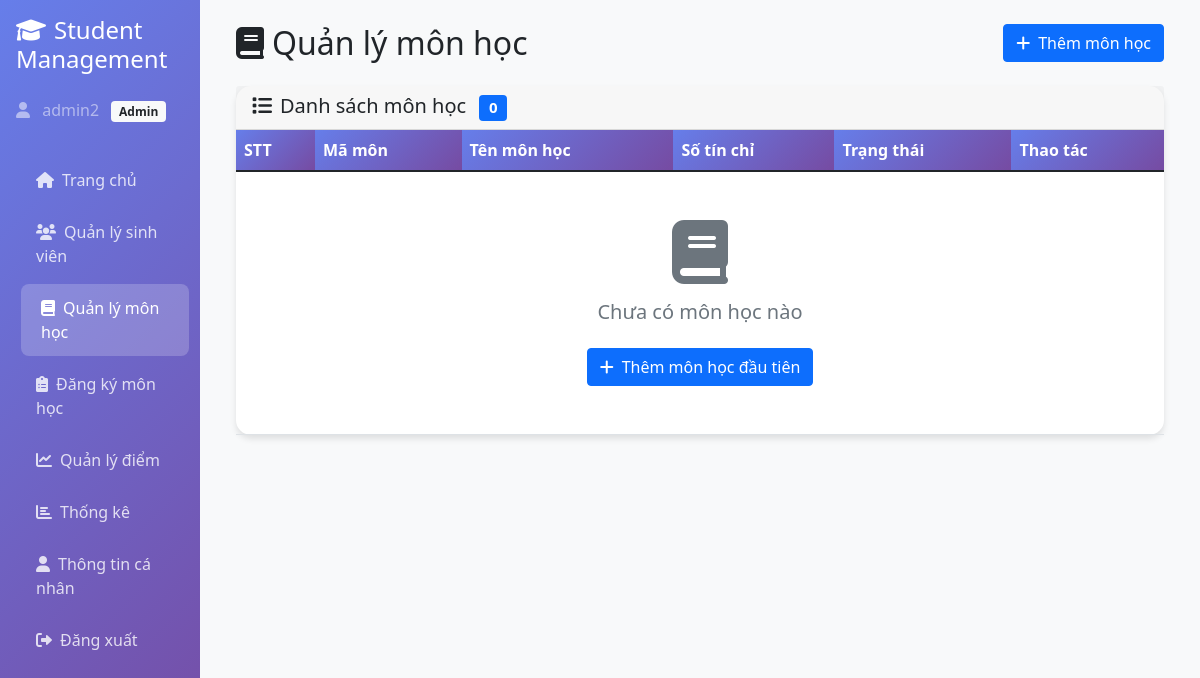
Page /subjects/list.php?error=not_found (signed in) on the earlier database version.
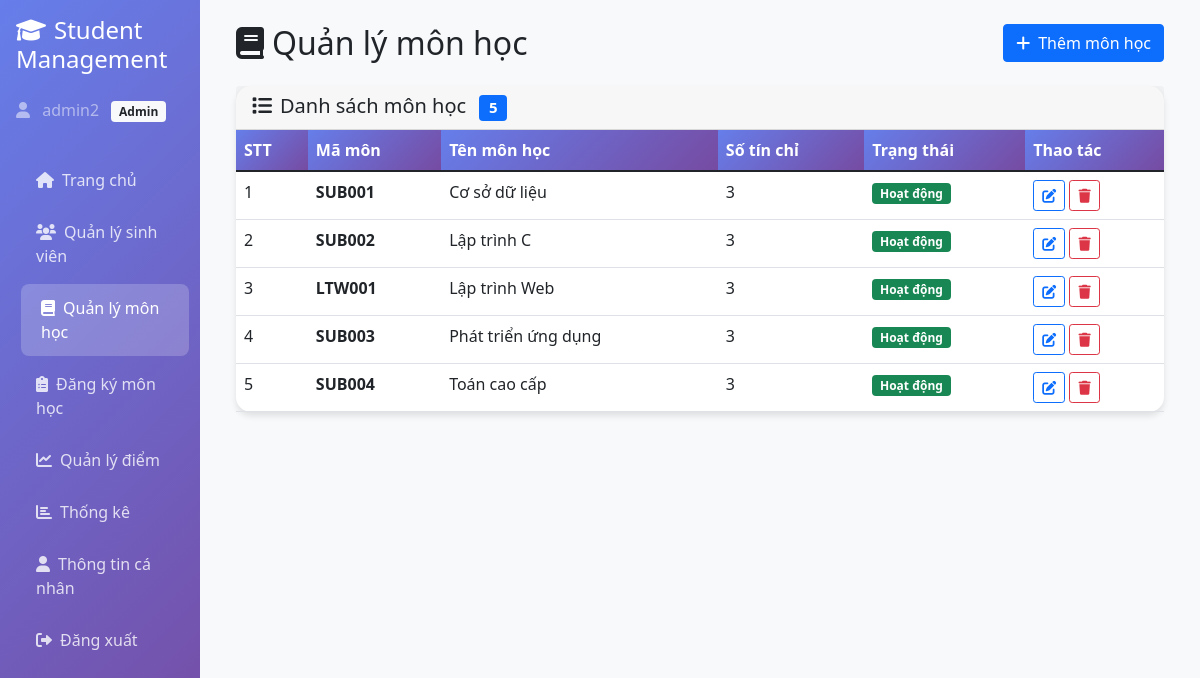
Same page on the later database version.
### tables this page shows
CREATE TABLE IF NOT EXISTS `subjects` (
  `id` int(11) NOT NULL AUTO_INCREMENT,
  `code` varchar(20) DEFAULT NULL COMMENT 'Mã môn học (ví dụ: MATH101)',
  `name` varchar(100) NOT NULL COMMENT 'Tên môn học',
  `credits` int(11) DEFAULT 3 COMMENT 'Số tín chỉ',
  `status` enum('active','inactive') DEFAULT 'active',
  `created_at` timestamp NOT NULL DEFAULT current_timestamp(),
  PRIMARY KEY (`id`),
  UNIQUE KEY `code` (`code`),
  KEY `idx_subjects_name` (`name`),
  KEY `idx_subjects_status` (`status`)
);

### utils.php (called while the page is built, shortened)
<?php
function isLoggedIn()
{
    return isset($_SESSION['user_id']);
}
function getRolePermissions($role)
{
    $permissions = [
        'student' => [
            PERMISSION_VIEW_STUDENTS,
            PERMISSION_VIEW_SCORES
        ],
        'teacher' => [
            PERMISSION_VIEW_STUDENTS,
            PERMISSION_ADD_STUDENTS,
            PERMISSION_EDIT_STUDENTS,
            PERMISSION_VIEW_SCORES,
            PERMISSION_ADD_SCORES,
            PERMISSION_EDIT_SCORES,
            PERMISSION_VIEW_STATISTICS,
            PERMISSION_EXPORT_DATA,
            PERMISSION_VIEW_SUBJECTS,
            PERMISSION_VIEW_ENROLLMENTS,
            PERMISSION_ADD_ENROLLMENTS
        ],
        'admin' => [
            PERMISSION_VIEW_STUDENTS,
            PERMISSION_ADD_STUDENTS,
            PERMISSION_EDIT_STUDENTS,
            PERMISSION_DELETE_STUDENTS,
            PERMISSION_VIEW_SCORES,
            PERMISSION_ADD_SCORES,
            PERMISSION_EDIT_SCORES,
            PERMISSION_DELETE_SCORES,
            PERMISSION_VIEW_STATISTICS,
            PERMISSION_EXPORT_DATA,
            PERMISSION_VIEW_SUBJECTS,
            PERMISSION_ADD_SUBJECTS,
            PERMISSION_EDIT_SUBJECTS,
            PERMISSION_DELETE_SUBJECTS,
            PERMISSION_VIEW_ENROLLMENTS,
            PERMISSION_ADD_ENROLLMENTS,
            PERMISSION_DELETE_ENROLLMENTS
        ],
        'superadmin' => [
            PERMISSION_VIEW_STUDENTS,
            PERMISSION_ADD_STUDENTS,
            PERMISSION_EDIT_STUDENTS,
            PERMISSION_DELETE_STUDENTS,
            PERMISSION_VIEW_SCORES,
            PERMISSION_ADD_SCORES,
            PERMISSION_EDIT_SCORES,
            PERMISSION_DELETE_SCORES,
            PERMISSION_VIEW_STATISTICS,
            PERMISSION_MANAGE_USERS,
            PERMISSION_EXPORT_DATA,
            PERMISSION_VIEW_SUBJECTS,
            PERMISSION_ADD_SUBJECTS,
            PERMISSION_EDIT_SUBJECTS,
            PERMISSION_DELETE_SUBJECTS,
            PERMISSION_VIEW_ENROLLMENTS,
            PERMISSION_ADD_ENROLLMENTS,
            PERMISSION_DELETE_ENROLLMENTS
        ]
    ];
    return $permissions[$role] ?? [];
}
function hasPermission($permission)
{
    $userRole = $_SESSION['role'];
    $userPermissions = getRolePermissions($userRole);
    return in_array($permission, $userPermissions);
}

### subjectController.php (called while the page is built, shortened)
<?php
require_once 'config/db.php';
require_once 'utils.php';
class SubjectController
{
    private $conn;
    public function __construct()
    {
        $database = new Database();
        $this->conn = $database->getConnection();
    }
    public function getAllSubjects($status = 'active')
    {
        $query = "SELECT * FROM subjects";
        $params = [];
        $query .= " ORDER BY name ASC";
        $stmt = $this->conn->prepare($query);
        $stmt->execute();
        return $stmt->fetchAll(PDO::FETCH_ASSOC);
    }
}

### config/db.php (called while the page is built, shortened)
<?php
class Database {
    private $host = 'localhost';
    private $db_name = 'student_management';
    private $username = 'root';
    private $password = '';
    public function getConnection() {
        $this->conn = null;
        try {
            $host = trim($this->host);
            $db_name = trim($this->db_name);
            $username = trim($this->username);
            $password = trim($this->password);
            $dsn = "mysql:host=" . $host . ";dbname=" . $db_name . ";charset=utf8mb4";
            $this->conn = new PDO($dsn, $username, $password);
            $this->conn->setAttribute(PDO::ATTR_ERRMODE, PDO::ERRMODE_EXCEPTION);
            $this->conn->setAttribute(PDO::ATTR_DEFAULT_FETCH_MODE, PDO::FETCH_ASSOC);
            $this->conn->exec("SET NAMES utf8mb4 COLLATE utf8mb4_unicode_ci");
        } catch(PDOException $exception) {
            $error_msg = "Lỗi kết nối CSDL: " . $exception->getMessage();
            if (strpos($exception->getMessage(), 'Access denied') !== false) {
                $error_msg .= "\n\n⚠️ LƯU Ý: Kiểm tra lại:\n";
                $error_msg .= "- Database name: '" . $this->db_name . "' (có thể có dấu cách thừa)\n";
                $error_msg .= "- Username: '" . $this->username . "'\n";
                $error_msg .= "- Host: '" . $this->host . "'\n";
                $error_msg .= "- Đảm bảo database đã được tạo trên hosting\n";
            }
            echo $error_msg;
        }
        return $this->conn;
    }
}
?>

### subjects/list.php (the view, shortened to what this page needs)
<?php
require_once '../utils.php';
require_once '../subjectController.php';
$hasPermission = hasPermission(PERMISSION_VIEW_SUBJECTS);
$subjectController = new SubjectController();
$subjects = $hasPermission ? $subjectController->getAllSubjects(null) : [];
?>
<!DOCTYPE html>
<html lang="vi">
<head>
    <link href="https://cdn.jsdelivr.net/npm/bootstrap@5.1.3/dist/css/bootstrap.min.css" rel="stylesheet">
    <link href="https://cdnjs.cloudflare.com/ajax/libs/font-awesome/6.0.0/css/all.min.css" rel="stylesheet">
</head>
<body>
    <div class="container-fluid">
        <div class="row">
            <div class="col-md-3 col-lg-2 sidebar p-0 d-none d-md-block">
                <div class="p-3">
                    <h4 class="text-white mb-4">
                        <i class="fas fa-graduation-cap me-2"></i>Student Management
                    </h4>
                    <div class="text-white-50 mb-3">
                        <i class="fas fa-user me-2"></i>
                        <?php echo htmlspecialchars($_SESSION['username']); ?>
                        <span class="badge bg-light text-dark ms-2"><?php echo ucfirst($_SESSION['role']); ?></span>
                    </div>
                </div>
                <nav class="nav flex-column px-3">
                    <a class="nav-link" href="../index.php">
                        <i class="fas fa-home me-2"></i>Trang chủ
                    </a>
                    <a class="nav-link" href="../students/list.php">
                        <i class="fas fa-users me-2"></i>Quản lý sinh viên
                    </a>
                    <a class="nav-link active" href="list.php">
                        <i class="fas fa-book me-2"></i>Quản lý môn học
                    </a>
                    <a class="nav-link" href="../enrollments/list.php">
                        <i class="fas fa-clipboard-list me-2"></i>Đăng ký môn học
                    </a>
                    <a class="nav-link" href="../scores/list.php">
                        <i class="fas fa-chart-line me-2"></i>Quản lý điểm
                    </a>
                    <a class="nav-link" href="../charts/statistics.php">
                        <i class="fas fa-chart-bar me-2"></i>Thống kê
                    </a>
                    <a class="nav-link" href="../public/profile.php">
                        <i class="fas fa-user me-2"></i>Thông tin cá nhân
                    </a>
                    <a class="nav-link" href="../public/logout.php">
                        <i class="fas fa-sign-out-alt me-2"></i>Đăng xuất
                    </a>
                </nav>
            </div>
            <div class="col-md-9 col-lg-10 main-content">
                <div class="p-4">
                    <?php if (!$hasPermission): ?>
                        <div class="card">
                            <div class="card-body text-center py-5">
                                <i class="fas fa-lock fa-4x text-warning mb-3 d-block"></i>
                                <h4 class="text-muted mb-3">Bạn không có quyền truy cập trang này</h4>
                                <p class="text-muted">Vui lòng liên hệ quản trị viên để được cấp quyền.</p>
                                <a href="../index.php" class="btn btn-primary mt-3">
                                    <i class="fas fa-arrow-left me-2"></i>Quay về trang chủ
                                </a>
                            </div>
                        </div>
                    <?php else: ?>
                    <div class="d-flex justify-content-between align-items-center mb-4">
                        <div class="d-flex align-items-center gap-3">
                            <h2 class="mb-0"><i class="fas fa-book me-2"></i>Quản lý môn học</h2>
                        </div>
                        <?php if (hasPermission(PERMISSION_ADD_SUBJECTS)): ?>
                            <a href="add.php" class="btn btn-primary">
                                <i class="fas fa-plus me-2"></i>Thêm môn học
                            </a>
                        <?php endif; ?>
                    </div>
                    <div class="card">
                        <div class="card-header">
                            <h5 class="mb-0">
                                <i class="fas fa-list me-2"></i>Danh sách môn học
                                <span class="badge bg-primary ms-2"><?php echo count($subjects); ?></span>
                            </h5>
                        </div>
                        <div class="card-body p-0">
                            <div class="table-responsive">
                                <table class="table table-hover mb-0">
                                    <thead>
                                        <tr>
                                            <th>STT</th>
                                            <th>Mã môn</th>
                                            <th>Tên môn học</th>
                                            <th>Số tín chỉ</th>
                                            <th>Trạng thái</th>
                                            <th>Thao tác</th>
                                        </tr>
                                    </thead>
                                    <tbody>
                                        <?php if (empty($subjects)): ?>
                                            <tr>
                                                <td colspan="6" class="text-center py-5">
                                                    <i class="fas fa-book fa-4x text-muted mb-3 d-block"></i>
                                                    <h5 class="text-muted">Chưa có môn học nào</h5>
                                                    <?php if (hasPermission(PERMISSION_ADD_SUBJECTS)): ?>
                                                        <a href="add.php" class="btn btn-primary mt-3">
                                                            <i class="fas fa-plus me-2"></i>Thêm môn học đầu tiên
                                                        </a>
                                                    <?php endif; ?>
                                                </td>
                                            </tr>
                                        <?php else: ?>
                                            <?php foreach ($subjects as $index => $subject): ?>
                                                <tr>
                                                    <td><?php echo $index + 1; ?></td>
                                                    <td><strong><?php echo htmlspecialchars($subject['code'] ?? 'N/A'); ?></strong></td>
                                                    <td><?php echo htmlspecialchars($subject['name']); ?></td>
                                                    <td><?php echo $subject['credits']; ?></td>
                                                    <td>
                                                        <span class="badge <?php echo $subject['status'] == 'active' ? 'bg-success' : 'bg-secondary'; ?>">
                                                            <?php echo $subject['status'] == 'active' ? 'Hoạt động' : 'Ngừng'; ?>
                                                        </span>
                                                    </td>
                                                    <td>
                                                        <?php if (hasPermission(PERMISSION_EDIT_SUBJECTS)): ?>
                                                            <a href="edit.php?id=<?php echo $subject['id']; ?>" class="btn btn-sm btn-outline-primary" title="Sửa">
                                                                <i class="fas fa-edit"></i>
                                                            </a>
                                                        <?php endif; ?>
                                                        <?php if (hasPermission(PERMISSION_DELETE_SUBJECTS)): ?>
                                                            <button onclick="deleteSubject(<?php echo $subject['id']; ?>)" class="btn btn-sm btn-outline-danger" title="Xóa">
                                                                <i class="fas fa-trash"></i>
                                                            </button>
                                                        <?php endif; ?>
                                                    </td>
                                                </tr>
                                            <?php endforeach; ?>
                                        <?php endif; ?>
                                    </tbody>
                                </table>
                            </div>
                        </div>
                    </div>
                    <?php endif; ?>
                </div>
            </div>
        </div>
    </div>
</body>
</html>

### subjects/list.php (style rules this page uses)
.sidebar, .offcanvas-sidebar { min-height: 100vh; background: linear-gradient(135deg, #667eea 0%, #764ba2 100%); }
.sidebar .nav-link, .offcanvas-sidebar .nav-link { color: rgba(255, 255, 255, 0.8); padding: 12px 20px; border-radius: 8px; margin: 2px 0; transition: all 0.3s; }
.sidebar .nav-link:hover, .sidebar .nav-link.active, .offcanvas-sidebar .nav-link:hover, .offcanvas-sidebar .nav-link.active { color: white; background: rgba(255, 255, 255, 0.2); transform: translateX(5px); }
.main-content { background-color: #f8f9fa; min-height: 100vh; }
.card { border: none; border-radius: 15px; box-shadow: 0 4px 6px rgba(0, 0, 0, 0.1); }
.table thead th { background: linear-gradient(135deg, #667eea 0%, #764ba2 100%); color: white; border: none; }

Differences in the rows shown:
added subjects: code "SUB001", name "Cơ sở dữ liệu", credits "3", status "Hoạt động"
added subjects: code "SUB002", name "Lập trình C", credits "3", status "Hoạt động"
added subjects: code "LTW001", name "Lập trình Web", credits "3", status "Hoạt động"
added subjects: code "SUB003", name "Phát triển ứng dụng", credits "3", status "Hoạt động"
added subjects: code "SUB004", name "Toán cao cấp", credits "3", status "Hoạt động"
Other differences:
count($subjects): "0" → "5"
text no longer shown: "Chưa có môn học nào Thêm môn học đầu tiên"
